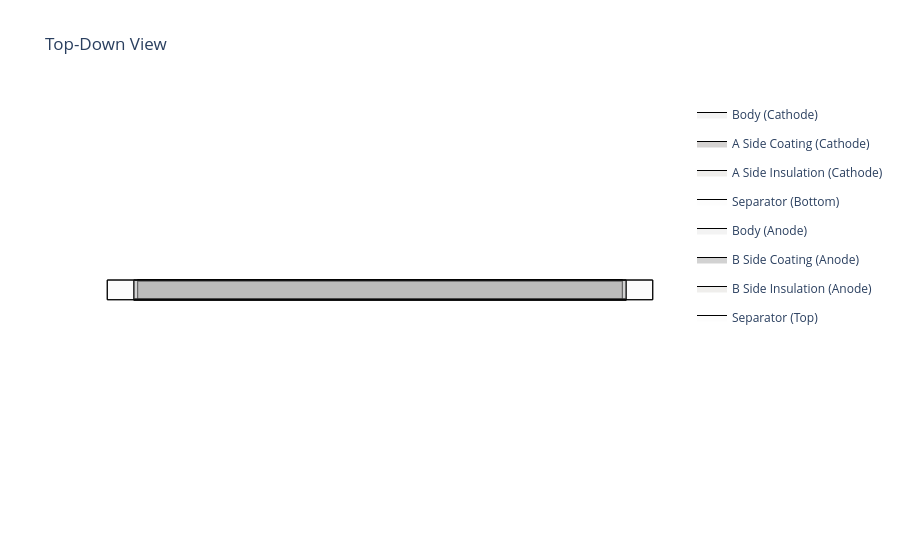

The notebook cell this image was saved under:
### Code cell
my_layup.get_top_down_view()

### Figure 1 — Plotly figure (JSON) as saved in the notebook; plotly's stock layout.template omitted (floating-point values rounded to 4 significant figures)
{"data": [{"fill": "toself", "fillcolor": "rgba(192, 192, 192, 0.2)", "legendgroup": "Body (Cathode) (Cathode)", "line": {"color": "black", "width": 1}, "mode": "lines", "name": "Body (Cathode)", "showlegend": true, "type": "scatter", "x": [-1600.0, -1600.0, -1600.0, 1600.0, 1600.0, 1600.0, -1600.0], "y": [-62.5, 62.5, 67.5, 67.5, 62.5, -62.5, -62.5]}, {"fill": "toself", "fillcolor": "rgba(47, 36, 31, 0.2)", "legendgroup": "A Side Coating (Cathode) (Cathode)", "line": {"color": "black", "width": 1}, "mode": "lines", "name": "A Side Coating (Cathode)", "type": "scatter", "x": [-1600.0, -1600.0, -1600.0, 1600.0, 1600.0, 1600.0, -1600.0, -1600.0, -1600.0, -1600.0, 1600.0, 1600.0, 1600.0, -1600.0], "y": [-62.5, 60.0, 60.0, 60.0, 60.0, -62.5, -62.5, -62.5, 60.0, 60.0, 60.0, 60.0, -62.5, -62.5]}, {"fill": "toself", "fillcolor": "rgba(176, 169, 159, 0.2)", "legendgroup": "A Side Insulation (Cathode) (Cathode)", "line": {"color": "black", "width": 1}, "mode": "lines", "name": "A Side Insulation (Cathode)", "type": "scatter", "x": [-1600.0, -1600.0, 1600.0, 1600.0, -1600.0, -1600.0, -1600.0, 1600.0, 1600.0, -1600.0], "y": [60.0, 62.5, 62.5, 60.0, 60.0, 60.0, 62.5, 62.5, 60.0, 60.0]}, {"fill": "toself", "fillcolor": "rgba(242, 242, 242, 0.2)", "legendgroup": "Separator_bottom", "line": {"color": "black", "width": 1}, "mode": "lines", "name": "Separator (Bottom)", "showlegend": true, "type": "scatter", "x": [-1800.0, -1800.0, 1800.0, 1800.0, -1800.0], "y": [-65.0, 65.0, 65.0, -65.0, -65.0]}, {"fill": "toself", "fillcolor": "rgba(192, 192, 192, 0.2)", "legendgroup": "Body (Anode) (Anode)", "line": {"color": "black", "width": 1}, "mode": "lines", "name": "Body (Anode)", "showlegend": true, "type": "scatter", "x": [-1625.0, -1625.0, -1625.0, 1625.0, 1625.0, 1625.0, -1625.0], "xaxis": "x", "y": [64.0, -64.0, -69.0, -69.0, -64.0, 64.0, 64.0], "yaxis": "y"}, {"fill": "toself", "fillcolor": "rgba(31, 31, 31, 0.2)", "legendgroup": "B Side Coating (Anode) (Anode)", "line": {"color": "black", "width": 1}, "mode": "lines", "name": "B Side Coating (Anode)", "type": "scatter", "x": [-1625.0, -1625.0, -1625.0, 1625.0, 1625.0, 1625.0, -1625.0, -1625.0, -1625.0, -1625.0, 1625.0, 1625.0, 1625.0, -1625.0], "xaxis": "x", "y": [64.0, -61.5, -61.5, -61.5, -61.5, 64.0, 64.0, 64.0, -61.5, -61.5, -61.5, -61.5, 64.0, 64.0], "yaxis": "y"}, {"fill": "toself", "fillcolor": "rgba(176, 169, 159, 0.2)", "legendgroup": "B Side Insulation (Anode) (Anode)", "line": {"color": "black", "width": 1}, "mode": "lines", "name": "B Side Insulation (Anode)", "type": "scatter", "x": [-1625.0, -1625.0, 1625.0, 1625.0, -1625.0, -1625.0, -1625.0, 1625.0, 1625.0, -1625.0], "xaxis": "x", "y": [-61.5, -64.0, -64.0, -61.5, -61.5, -61.5, -64.0, -64.0, -61.5, -61.5], "yaxis": "y"}, {"fill": "toself", "fillcolor": "rgba(242, 242, 242, 0.2)", "legendgroup": "Separator_top", "line": {"color": "black", "width": 1}, "mode": "lines", "name": "Separator (Top)", "showlegend": true, "type": "scatter", "x": [-1800.0, -1800.0, 1800.0, 1800.0, -1800.0], "y": [-65.0, 65.0, 65.0, -65.0, -65.0]}], "layout": {"paper_bgcolor": "white", "plot_bgcolor": "white", "title": {"text": "Top-Down View"}, "xaxis": {"range": [-1980.0, 1980.0], "scaleanchor": "y", "showgrid": false, "showticklabels": false, "title": {"text": ""}, "zeroline": false}, "yaxis": {"range": [-75.83, 74.33], "showgrid": false, "showticklabels": false, "title": {"text": ""}, "zeroline": false}}}
